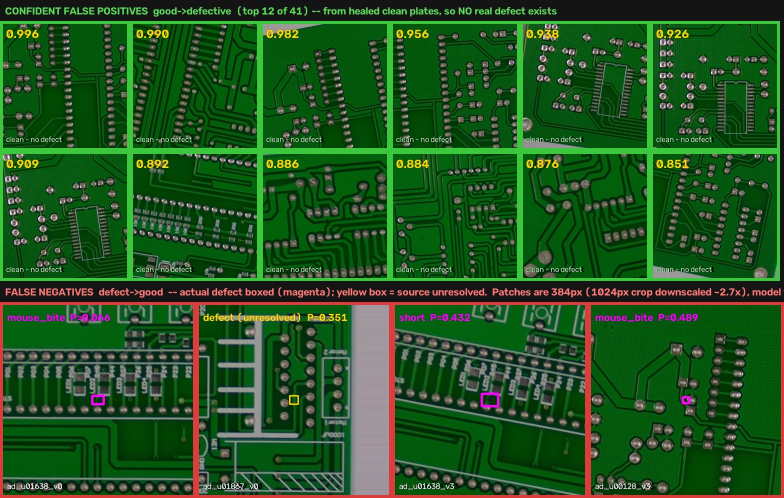
#> input picture resnet/confident_errors.jpg, 1568 x 996 px, given as the content of the folder confident_errors.jpg, which was not available (shown at 1/2 size)
$ python make_bins.py confident_errors.jpg false_negatives.jpg 5
#> lines starting #> are read from the running program, lines starting #| are printed output that depends on the picture; pictures that were not available may be replaced by others from this repository, and a replacement may not be noted
#!/usr/bin/env python3
"""Preprocess JPEGs -> raw float32 NHWC .bin files for dla_benchmark.

dla_benchmark misreads this model's NHWC input [1,512,512,3] as NCHW (C=512), so it won't
ingest JPEGs and fills with random data. Feeding raw .bin sidesteps that AND lets us bake in
the EXACT caffe preprocessing (INTER_AREA resize + BGR + ImageNet mean) so the emulator output
is directly comparable to the CPU reference (release_resnet_512/emu/ref_cpu.npz).

Each .bin is the model input tensor in NHWC memory order, float32:  512*512*3*4 = 3,145,728 bytes.
When you run dla_benchmark on these, DROP -bgr and -mean_values (already applied here).

Usage:
  python make_bins.py <src_image_dir> <dst_bin_dir> [limit]
  python make_bins.py .../test_dataset/bad ./bad_bins 200
"""
import glob, sys
from pathlib import Path
import numpy as np
import cv2

MEAN = np.array([103.939, 116.779, 123.68], np.float32)  # keras caffe BGR means


def preprocess(path, size=512):
#> called with path = '_only/confident_errors.jpg', size = 512
    img = cv2.imread(path)
#> img is the input picture: shape (996, 1568, 3); mean B, G, R 32.9, 83.5, 34
    if img is None:
        raise RuntimeError(f"unreadable: {path}")
    img = cv2.resize(img, (size, size), interpolation=cv2.INTER_AREA)
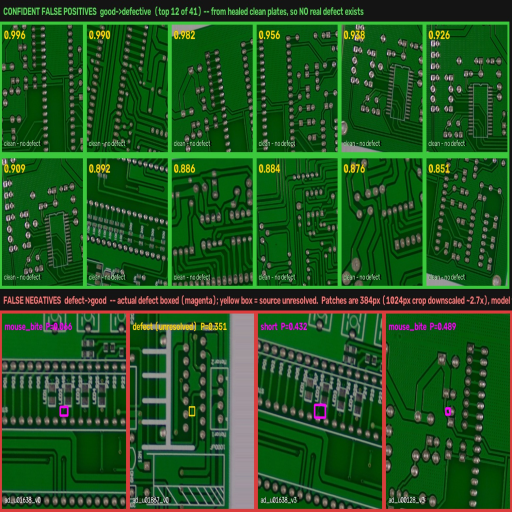
#> img: shape (512, 512, 3); mean B, G, R 32.9, 83.5, 34
    img = cv2.cvtColor(img, cv2.COLOR_BGR2RGB).astype(np.float32)
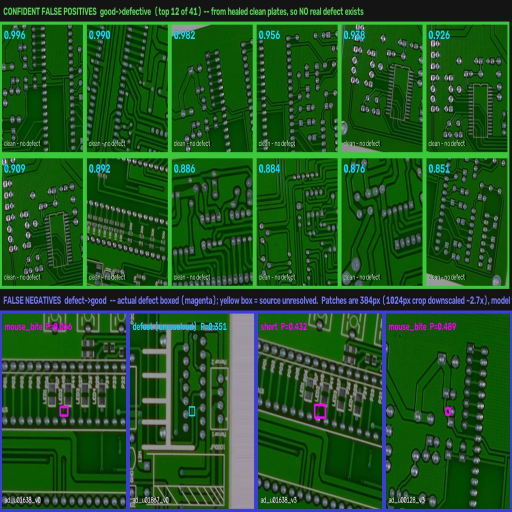
#> img: shape (512, 512, 3) float32; mean B, G, R 34, 83.5, 32.9
    img = img[..., ::-1] - MEAN                      # RGB->BGR, subtract means
    return np.ascontiguousarray(img, dtype=np.float32)   # [512,512,3] NHWC


def main():
    if len(sys.argv) < 3:
        print(__doc__); sys.exit(1)
    src, dst = sys.argv[1], sys.argv[2]
    limit = int(sys.argv[3]) if len(sys.argv) > 3 else 0
    Path(dst).mkdir(parents=True, exist_ok=True)
    files = sorted(p for p in glob.glob(f"{src}/*") if Path(p).is_file())
    if limit:
        files = files[:limit]
    n = 0
    for i, f in enumerate(files):
        arr = preprocess(f)
        arr.tofile(f"{dst}/{i:05d}_{Path(f).stem}.bin")
        n += 1
    print(f"wrote {n} bins to {dst}  ({arr.nbytes} bytes each, NHWC float32)")
#| wrote 1 bins to false_negatives.jpg  (3145728 bytes each, NHWC float32)
    # manifest so you can map bin order -> source image later
    Path(f"{dst}/manifest.txt").write_text(
        "\n".join(f"{i:05d}\t{Path(f).name}" for i, f in enumerate(files)))


if __name__ == "__main__":
    main()

$ run again, on resnet/false_negatives.jpg
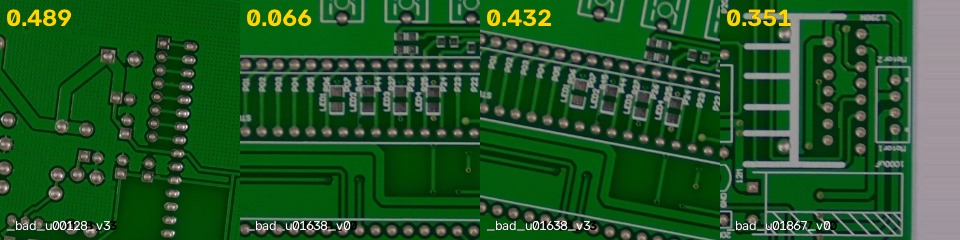
#> input picture resnet/false_negatives.jpg, 960 x 240 px, given as the content of the folder false_negatives.jpg, which was not available
#> in preprocess, img is the input picture: shape (240, 960, 3); mean B, G, R 39.1, 86, 34.4
#> in preprocess, `img = cv2.resize(img, (size, size), interpolation=cv2.INTER_AREA)`:
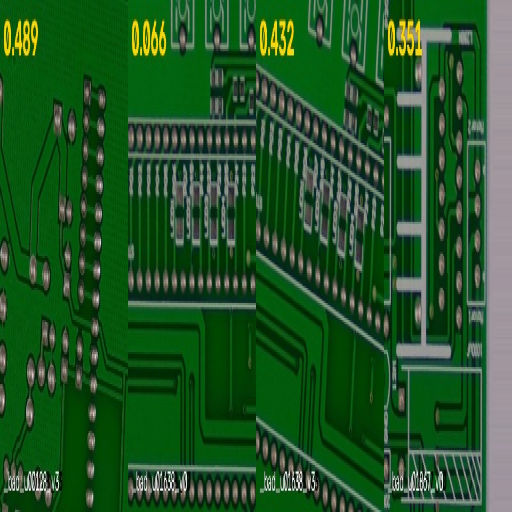
#> img: shape (512, 512, 3); mean B, G, R 39.1, 86, 34.4
#> in preprocess, `img = cv2.cvtColor(img, cv2.COLOR_BGR2RGB).astype(np.float32)`:
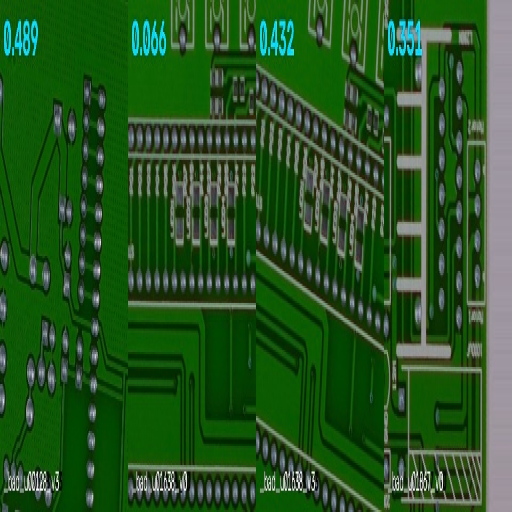
#> img: shape (512, 512, 3) float32; mean B, G, R 34.4, 86, 39.1
#| wrote 1 bins to false_negatives.jpg  (3145728 bytes each, NHWC float32)

$ run again, on resnet/heal_verify.jpg
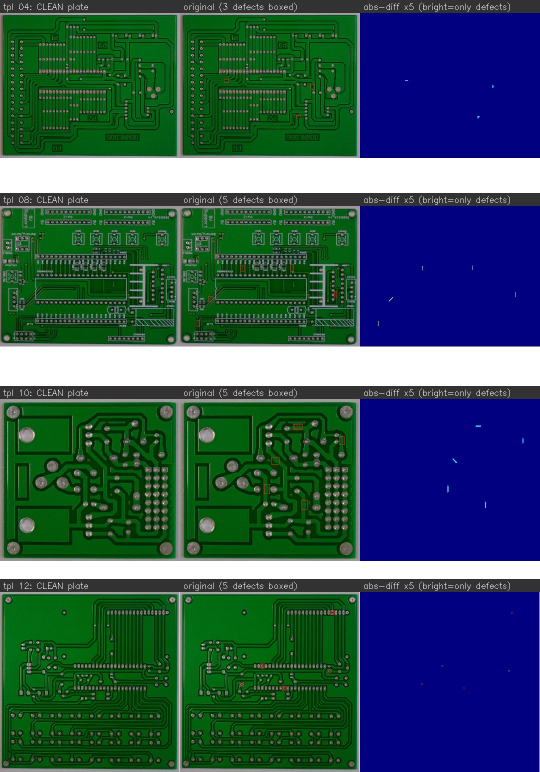
#> input picture resnet/heal_verify.jpg, 1080 x 1544 px, given as the content of the folder heal_verify.jpg, which was not available (shown at 1/2 size)
#> in preprocess, img is the input picture: shape (1544, 1080, 3); mean B, G, R 87, 82.1, 48.7
#> in preprocess, `img = cv2.resize(img, (size, size), interpolation=cv2.INTER_AREA)`:
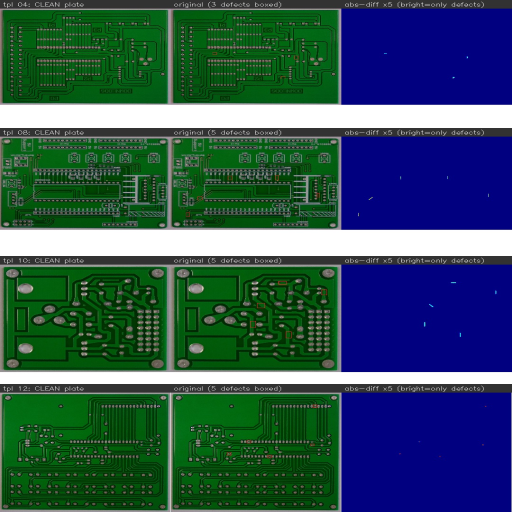
#> img: shape (512, 512, 3); mean B, G, R 87, 82.1, 48.7
#> in preprocess, `img = cv2.cvtColor(img, cv2.COLOR_BGR2RGB).astype(np.float32)`:
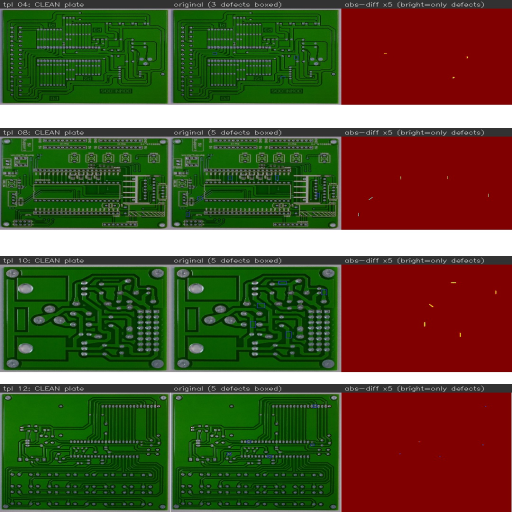
#> img: shape (512, 512, 3) float32; mean B, G, R 48.7, 82.1, 87
#| wrote 1 bins to heal_verify.jpg  (3145728 bytes each, NHWC float32)
